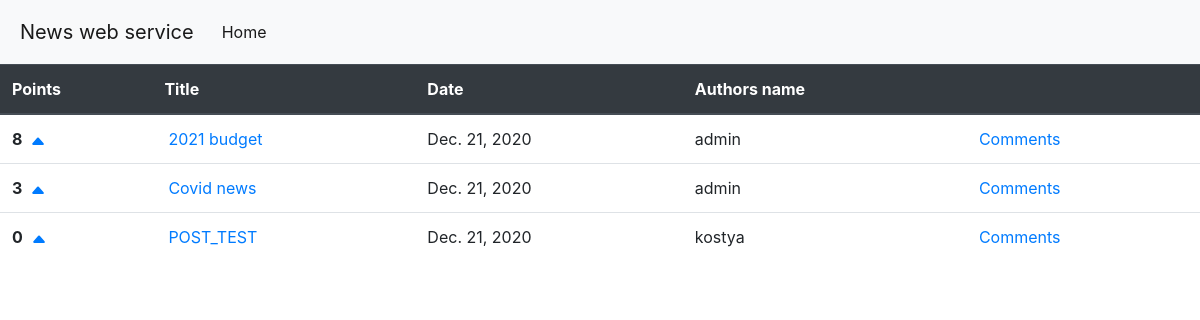
The page / on the database its author committed.
### newsapp/models.py (models this page shows, shortened)
class Post(models.Model):
    title = models.CharField(max_length=30)
    link = models.URLField()
    creation_date = models.DateField()
    amount_of_upvotes = models.IntegerField()
    author_name = models.CharField(max_length=40)

### newsapp/views.py (the view)
# urls.py: path("", NewsView.as_view(), name="home"),
class NewsView(ListView):
    model = Post
    def get_queryset(self):
        return Post.objects.all().order_by("-amount_of_upvotes")

### templates/newsapp/post_list.html
{% extends 'index.html' %}
{% load static %}
{% block links %}
<link href="{% static 'css/list.css' %}" rel="stylesheet">
{% endblock links %}
{% block content %}
    <table class="table table-hover">
        <thead class="thead-dark">
            <tr>
                <th scope="col">Points</th>
                <th scope="col">Title</th>
                <th scope="col">Date</th>
                <th scope="col">Authors name</th>
                <th scope="col"></th>
            </tr>
        </thead>
        <tbody>
    {% for post in object_list %}
        <tr>
            <th scope="row">
                {{ post.amount_of_upvotes}}
                <a href="{% url 'rate' post.pk %}">
                <svg xmlns="http://www.w3.org/2000/svg" width="16" height="16" fill="currentColor" class="bi bi-caret-up-fill" viewBox="0 0 16 16">
                    <path d="M7.247 4.86l-4.796 5.481c-.566.647-.106 1.659.753 1.659h9.592a1 1 0 0 0 .753-1.659l-4.796-5.48a1 1 0 0 0-1.506 0z"/>
                </svg>
                </a>
            </th>
            <td><a href="{{ post.link }}">{{ post.title }}</a></td>
            <td>{{ post.creation_date|date }}</td>
            <td>{{ post.author_name}}</td>
            <td><a href="{% url 'comment' post.pk %}">Comments</a></td>
        </tr>
    {% endfor %}
        </tbody>
    </table>
{% endblock content %}

### static/css/list.css (style rules this page uses)
a { margin: 4px; }

### rows shown on the page
Post: amount_of_upvotes "8", title "2021 budget", creation_date "Dec. 21, 2020", author_name "admin"
Post: amount_of_upvotes "3", title "Covid news", creation_date "Dec. 21, 2020", author_name "admin"
Post: amount_of_upvotes "0", title "POST_TEST", creation_date "Dec. 21, 2020", author_name "kostya"
